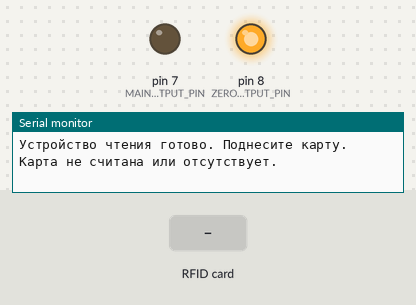
A sketch run on a simulated Arduino Uno, built with avr-gcc and run on an emulated ATmega328P. Shown: output pins drawn as LEDs (lit = HIGH), the last lines printed to the serial monitor. The test bench sets the inputs (shaded band). Pins used as bus, display or sensor lines are not drawn.

Above: at 1.2 s.
1.3 s: RFID card 00 00 00 00 held to the reader
At 6.14 s:
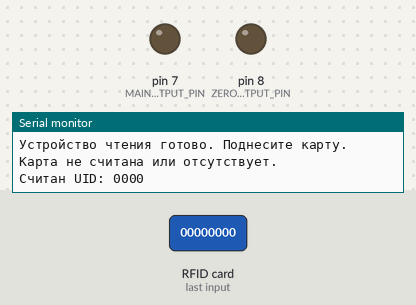
At 7.1 s:
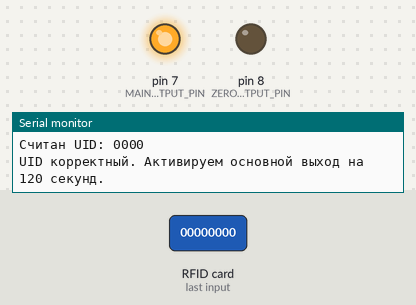
Timing chart, 0 to 8.6 s (numbered marks = the images above; inputs shaded):
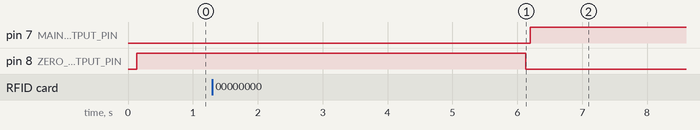

Measured:
- after the input at 1.3 s, pin 7 (MAIN_OUTPUT_PIN): LOW → HIGH after 4.9 s; pin 8 (ZERO_OUTPUT_PIN): goes on until 6.1 s, then stays LOW

The sketch:

RFID.ino
```cpp
#include <SPI.h>
#include <MFRC522.h>

// Пины подключения RFID модуля
#define RST_PIN 9
#define SS_PIN 10

// Пины выходов
#define MAIN_OUTPUT_PIN 7     // Основной выход (если UID прочитан и не 00000000)
#define ZERO_OUTPUT_PIN 8     // Альтернативный выход (если UID = 00000000 или карта не считана)

MFRC522 mfrc522(SS_PIN, RST_PIN); // Создаем объект для работы с RFID

void setup() {
  Serial.begin(9600);      // Инициализация Serial для вывода в монитор
  SPI.begin();             // Инициализация SPI
  mfrc522.PCD_Init();      // Инициализация RFID модуля

  // Настройка выходов
  pinMode(MAIN_OUTPUT_PIN, OUTPUT);
  pinMode(ZERO_OUTPUT_PIN, OUTPUT);

  digitalWrite(MAIN_OUTPUT_PIN, LOW); // Начальное состояние - выключено
  digitalWrite(ZERO_OUTPUT_PIN, LOW);

  Serial.println("Устройство чтения готово. Поднесите карту.");
}

void loop() {
  // Проверяем, есть ли новая карта
  if (!mfrc522.PICC_IsNewCardPresent() || !mfrc522.PICC_ReadCardSerial()) {
    Serial.println("Карта не считана или отсутствует.");
    activateZeroOutput();
    return;
  }

  // Читаем UID карты
  String uid = "";
  for (byte i = 0; i < mfrc522.uid.size; i++) {
    uid += String(mfrc522.uid.uidByte[i], HEX); // Формируем строку UID
  }
  uid.toUpperCase();

  Serial.print("Считан UID: ");
  Serial.println(uid);

  // Проверяем UID
  if (uid != "00000000") {
    Serial.println("UID корректный. Активируем основной выход на 120 секунд.");
    activateMainOutput();
  } else {
    Serial.println("UID некорректный (00000000). Активируем альтернативный выход на 6 секунд.");
    activateZeroOutput();
  }

  // Завершаем работу с картой
  mfrc522.PICC_HaltA();
  mfrc522.PCD_StopCrypto1();
}

// Функция активации основного выхода
void activateMainOutput() {
  digitalWrite(MAIN_OUTPUT_PIN, HIGH);
  delay(120000); // 120 секунд
  digitalWrite(MAIN_OUTPUT_PIN, LOW);
}

// Функция активации альтернативного выхода
void activateZeroOutput() {
  digitalWrite(ZERO_OUTPUT_PIN, HIGH);
  delay(6000); // 6 секунд
  digitalWrite(ZERO_OUTPUT_PIN, LOW);
}
```
